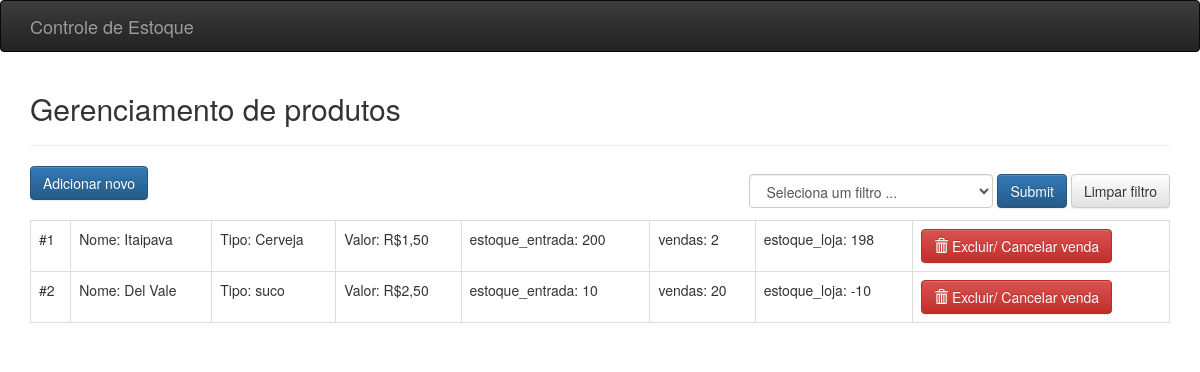
/index.php/vendas, run on the app's committed database.
### tables this page shows
CREATE TABLE `vendas` (
  `id` int(11) NOT NULL,
  `id_produto` int(11) NOT NULL,
  `quantidade` int(100) NOT NULL
);

CREATE TABLE `produto` (
  `id` int(11) NOT NULL,
  `nome` varchar(45) DEFAULT NULL,
  `tipo` varchar(45) DEFAULT NULL,
  `valor` varchar(45) DEFAULT NULL,
  `estoque` varchar(45) DEFAULT NULL
);

### application/controllers/Vendas.php (called while the page is built, shortened)
<?php defined('BASEPATH') OR exit('No direct script access allowed');
class Vendas extends CI_Controller {
    public function index(){
        $this->load->model('venda');
        $data['vendas']  = $this->venda->get_vendas();
        $this->load->view('includes/header');
		$this->load->view('vendas_list', $data);
    }
}

### index.php (called while the page is built, shortened)
<?php
require_once BASEPATH.'core/CodeIgniter.php';

### application/models/Venda.php (called while the page is built, shortened)
<?php defined('BASEPATH') OR exit('No direct script access allowed');
class Venda extends CI_Model{
    public function get_vendas() {
        $query = $this->db->query("SELECT *, sum(vendas.quantidade) as vendas, produto.estoque - sum(vendas.quantidade) as estoque_loja  FROM `vendas`, `produto` WHERE vendas.id_produto = produto.id group by produto.id");
        return $query->result_array();
    }
}

### application/views/vendas_list.php (the view, shortened to what this page needs)
<main>
        <div class="container">
            <div class="row">
                <div class="col-xs-12">
                    <h2>Gerenciamento de produtos</h2>
                    <hr>
                </div>
            </div>
            <div class="row">
                <div class="col-xs-6">
                    <a href="<?php echo site_url('/vendas/adicionar') ?>" class="btn btn-primary" >Adicionar novo</a><br/><br/>
                </div>
                <div class="col-xs-6">
                    <form class="navbar-form navbar-right" method='post' action="<?php echo site_url('/vendas/search'); ?>">
                        <div class="form-group">
                            <select class="form-control" name="search">
                                <option> Seleciona um filtro ...</option>
                            </select>
                        </div>
                        <button type="submit" class="btn btn-primary">Submit</button>
                        <a href="<?php echo site_url('/vendas') ?>" class="btn btn-default">Limpar filtro</a>
                    </form>
                </div>
                <div class="col-xs-12">
                    <table class="table table-bordered">
                        <?php foreach($vendas as $vend): ?>
                        <tr>
                            <td><?php echo '#'.$vend['id']; ?></td>
                            <td><?php echo 'Nome: '.$vend['nome']; ?></td>
                            <td><?php echo 'Tipo: '.$vend['tipo']; ?></td>
                            <td><?php echo 'Valor: R$'.str_replace('.',',',$vend['valor']); ?></td>
                            <td><?php echo 'estoque_entrada: '.$vend['estoque']; ?></td>
                            <td><?php echo 'vendas: '.$vend['vendas']; ?></td>
                            <td><?php echo 'estoque_loja: '.$vend['estoque_loja']; ?></td>
                            <td>    <button class="btn btn-danger"  onClick="javascript: excluir(<?php echo $vend['id'] ?>)"><span class="glyphicon glyphicon-trash"></span> Excluir/ Cancelar venda</button></td>
                        </tr>
                        <?php endforeach; ?>
                    </table>
                </div>
                <div class="col-xs-12">
                </div>
            </div>
        </div>
    </main>
</body>
</html>

### data on the page
vendas: id_produto "1", id_produto.nome "Itaipava", id_produto.tipo "Cerveja", id_produto.valor "1,50", id_produto.estoque "200", vendas "2", estoque_loja "198"
vendas: id_produto "2", id_produto.nome "Del Vale", id_produto.tipo "suco", id_produto.valor "2,50", id_produto.estoque "10", vendas "20", estoque_loja "-10"
